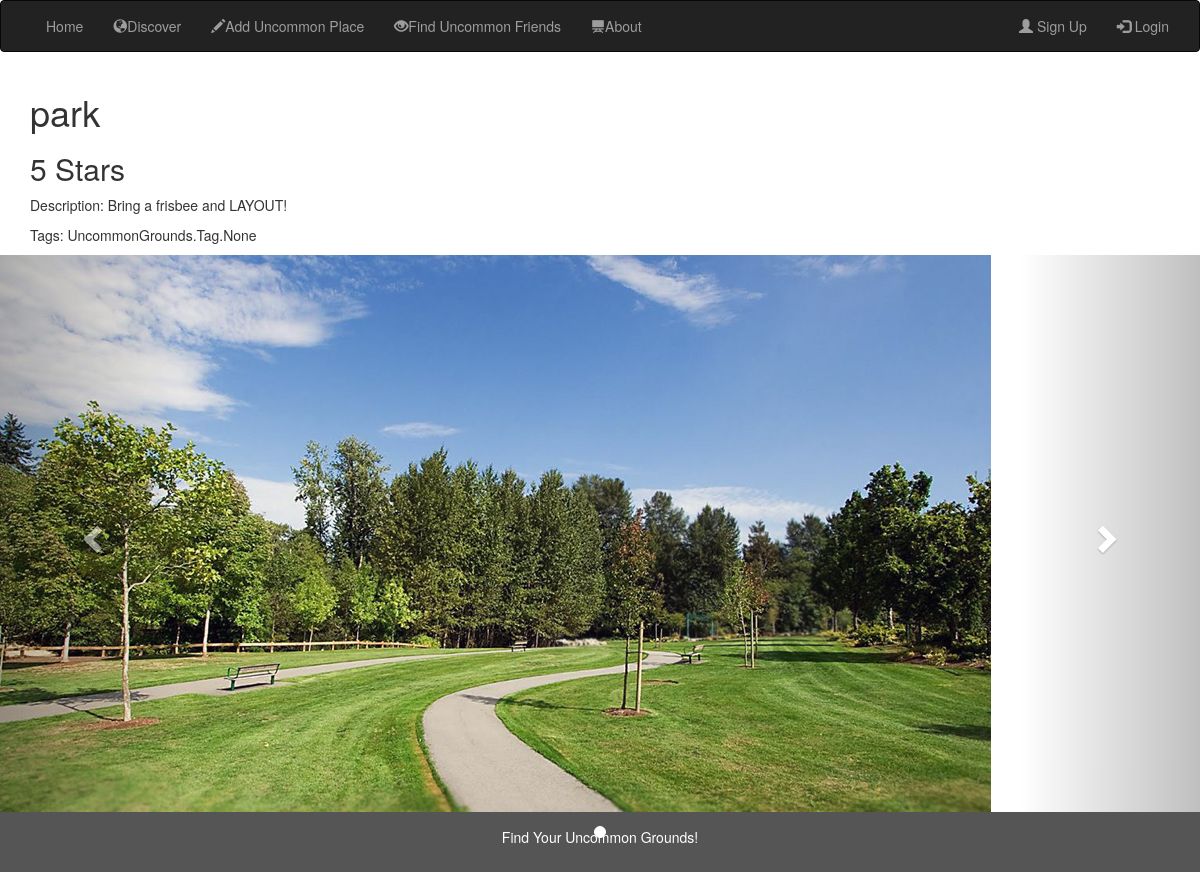
/UncommonGrounds/location/4, run on the app's committed database.
### UncommonGrounds/models.py (models this page shows, shortened)
class Location(models.Model):
    name = models.CharField(max_length=100, help_text="Enter the name of location")
    """GPS_coordinates = """
    contributor = models.ForeignKey('Profile', on_delete=models.SET_NULL, null=True)
    description = models.TextField(max_length=1000, help_text="Brief description of location")
    tags = models.ManyToManyField(Tag)
    RATING = (
        (0, ' '),
        (1, '*'),
        (2, '**'),
        (3, '***'),
        (4, '****'),
        (5, '*****'),
    )
    ratings = models.IntegerField(choices=RATING, blank=True, default=' ')
    popularity = models.IntegerField()
    added = models.DateTimeField(auto_now_add=True)
    comments = models.ForeignKey('Comment', related_name="loc_comments", on_delete=models.SET_NULL, null=True)
    image = models.ImageField(upload_to = 'location_images/')

### UncommonGrounds/views.py (the view)
# urls.py: path('location/<int:pk>', views.LocationDetailView.as_view(), name='location-detail'),
class LocationDetailView(generic.DetailView):
    model = Location

### UncommonGrounds/templates/UncommonGrounds/location_detail.html (shortened to what this page needs)
{% extends "base_generic.html" %}
{% block content %}
  <link href="//netdna.bootstrapcdn.com/bootstrap/3.0.0/css/bootstrap.min.css" rel="stylesheet" id="bootstrap-css">
    <div class="container-fluid text-center">
    <div class="col-sm-8 text-left">
      <h1>{{location.name}}</h1>
      <h2>{{location.ratings}} Stars</h2>
      <p>Description: {{location.description}}</p>
      <p>Tags: {{location.tags}}</p>
  </div>
</div>
<div id="myCarousel" class="carousel slide" data-ride="carousel">
  <ol class="carousel-indicators">
    <li data-target="#myCarousel" data-slide-to="0" class="active"></li>
  </ol>
  <div class="carousel-inner">
    <div class="item active">
      <img src= {{location.image}} alt={{location.name}}>
    </div>
  <a class="left carousel-control" href="#myCarousel" data-slide="prev">
    <span class="glyphicon glyphicon-chevron-left"></span>
  </a>
  <a class="right carousel-control" href="#myCarousel" data-slide="next">
    <span class="glyphicon glyphicon-chevron-right"></span>
  </a>
</div>
{% endblock %}

### data on the page
Location: name "park", ratings "5", description "Bring a frisbee and LAYOUT!", tags "UncommonGrounds.Tag.None", image (picture)
